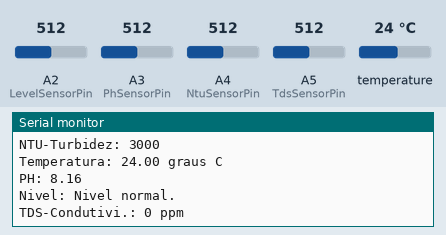
Recording of a sketch running on a simulated Arduino Uno, built with avr-gcc and run on an emulated ATmega328P. On the bench: the last lines printed to the serial monitor. Inputs (shaded band) come from the test bench; at power-on: temperature 24 °C, A2 (LevelSensorPin) = 512, A3 (PhSensorPin) = 512, A4 (NtuSensorPin) = 512, A5 (TdsSensorPin) = 512.

Above: at 18.0 s.
18.1 s: temperature set to 12 °C
At 22.5 s:
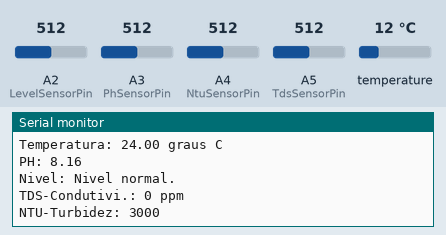
28.9 s: A2 (LevelSensorPin) set to 306
At 33.2 s:
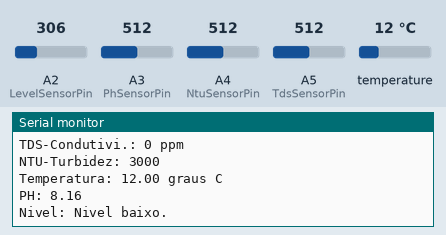
39.7 s: A2 (LevelSensorPin) set to 992
At 43.9 s:
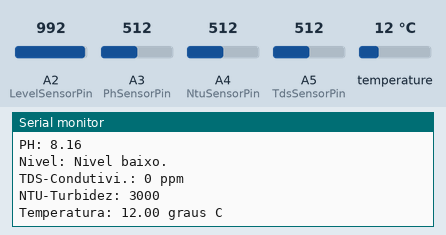
51.1 s: A3 (PhSensorPin) set to 716
At 54.4 s:
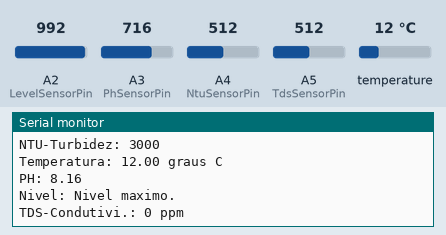
61.9 s: A4 (NtuSensorPin) set to 716
At 65.0 s:
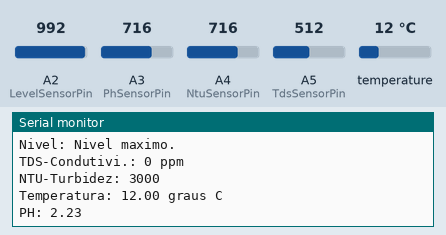
72.7 s: temperature set to 19 °C
At 75.5 s:
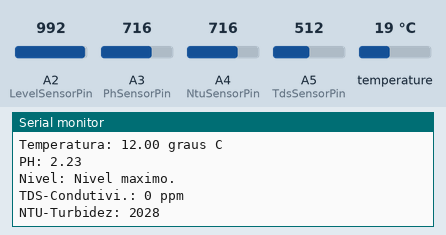
Timing chart, 0 to 77.0 s (numbered marks = the images above; inputs shaded):
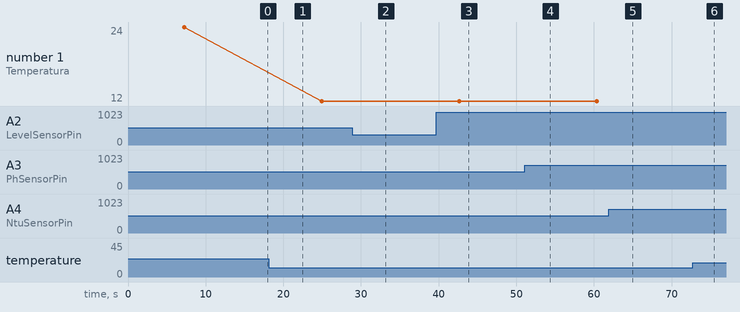

Measured:
- after the input at 28.9 s, the serial monitor: prints a new line after 3.0 s (image 2)
- plotted number 1: 24 → 12 after the input at 18.1 s, 12 → 19 after the input at 72.7 s

The sketch:

arduino-esp.ino
```cpp
#include <OneWire.h>
#include <DallasTemperature.h>

// TDS - Conductividade - Total dissolved solids(TDS), é uma medida da quantidade de substâncias inorgânicas e orgânicas na água e é normalmente medido em partes por milhão (ppm).
#define TdsSensorPin A5
#define VREF 5.0           // analog reference voltage(Volt) of the ADC
#define SCOUNT 30          // sum of sample point
int analogBuffer[SCOUNT];  // store the analog value in the array, read from ADC
int analogBufferTemp[SCOUNT];
int analogBufferIndex = 0, copyIndex = 0;
float averageVoltage = 0, tdsValue = 0, temperature = 25;

// NTU - A turbidez pode ser entendida como a medida do espalhamento
//  de luz produzido pela presença de partículas em suspensão ou coloidais,
//  sendo expressa como Unidade Nefelométrica de Turbidez
//  (NTU – Nephelometric Turbidity Unity).
#define NtuSensorPin A4
double NTU = 0.0;

// Temperatura
#define ONE_WIRE_BUS 10
OneWire oneWire(ONE_WIRE_BUS);
DallasTemperature sensors(&oneWire);
DeviceAddress insideThermometer = { 0x28, 0x32, 0x8E, 0x49, 0xF6, 0x60, 0x3C, 0x9C };

// PH
// Pino analógico onde o sensor de pH está conectado
#define PhSensorPin A3
// Variáveis para armazenar os valores de tensão e pH
float voltage;
float pH;
// Valores conhecidos de referência (tensão e pH)
const float voltageNeutral = 2.70;   // pH 7
const float voltageAcidic = 3.37;    // pH 3
const float voltageAlkaline = 1.85;  // pH 12

// Nível da água
#define LevelSensorPin A2       // Pino onde o sensor está conectado
int sensorValue = 0;      // Variável para armazenar o valor lido do sensor
float sensorVoltage = 0;  // Para armazenar a tensão calculada
float maxVoltage = 3.5;   // Tensão máxima de saída do sensor
float minVoltage = 0;     // Tensão mínima de saída do sensor

// Inicialização
void setup() {
  Serial.begin(115200);

  // TDS
  pinMode(TdsSensorPin, INPUT);

  // Temperatura
  sensors.begin();                               //inicializa sensores
  sensors.setResolution(insideThermometer, 10);  //configura para resolução de 10 bits
}

// Controla o envio dos dados para o ESP-01 de cada sensor.
void loop() {
  getTDS();
  delay(3500);
  getNTU();
  delay(3500);
  getTemperature();
  delay(3500);
  getPH();
  delay(3500);
  getLevel();
  delay(3500);
}

// TDS - Conductividade
void getTDS() {
  static unsigned long analogSampleTimepoint = millis();
  if (millis() - analogSampleTimepoint > 40U)  //every 40 milliseconds,read the analog value from the ADC
  {
    analogSampleTimepoint = millis();
    analogBuffer[analogBufferIndex] = analogRead(TdsSensorPin);  //read the analog value and store into the buffer
    analogBufferIndex++;
    if (analogBufferIndex == SCOUNT)
      analogBufferIndex = 0;
  }
  for (copyIndex = 0; copyIndex < SCOUNT; copyIndex++)
    analogBufferTemp[copyIndex] = analogBuffer[copyIndex];
  averageVoltage = getMedianNum(analogBufferTemp, SCOUNT) * (float)VREF / 1024.0;                                                                                                   // read the analog value more stable by the median filtering algorithm, and convert to voltage value
  float compensationCoefficient = 1.0 + 0.02 * (temperature - 25.0);                                                                                                                //temperature compensation formula: fFinalResult(25^C) = fFinalResult(current)/(1.0+0.02*(fTP-25.0));
  float compensationVolatge = averageVoltage / compensationCoefficient;                                                                                                             //temperature compensation
  tdsValue = (133.42 * compensationVolatge * compensationVolatge * compensationVolatge - 255.86 * compensationVolatge * compensationVolatge + 857.39 * compensationVolatge) * 0.5;  //convert voltage value to tds value
  // Serial.print("voltage:");
  // Serial.print(averageVoltage, 2);
  // Serial.print("V ");
  Serial.print("TDS-Condutivi.: ");
  Serial.print(tdsValue, 0);
  Serial.println(" ppm");
}

int getMedianNum(int bArray[], int iFilterLen) {
  int bTab[iFilterLen];
  for (byte i = 0; i < iFilterLen; i++)
    bTab[i] = bArray[i];
  int i, j, bTemp;
  for (j = 0; j < iFilterLen - 1; j++) {
    for (i = 0; i < iFilterLen - j - 1; i++) {
      if (bTab[i] > bTab[i + 1]) {
        bTemp = bTab[i];
        bTab[i] = bTab[i + 1];
        bTab[i + 1] = bTemp;
      }
    }
  }
  if ((iFilterLen & 1) > 0)
    bTemp = bTab[(iFilterLen - 1) / 2];
  else
    bTemp = (bTab[iFilterLen / 2] + bTab[iFilterLen / 2 - 1]) / 2;
  return bTemp;
}

// NTU - Turbidez
void getNTU() {
  int sensorValue = analogRead(NtuSensorPin);
  float voltage = sensorValue / 1024.0 * 5.0;

  NTU = calc_NTU(voltage);

  // Serial.print(voltage);
  // Serial.print(" | ");
  Serial.print("NTU-Turbidez: ");
  Serial.println(NTU, 0);
}

double calc_NTU(double volt) {
  double NTU_val;
  NTU_val = -(1120.4 * volt * volt) + (5742.3 * volt) - 4352.9;
  return NTU_val;
}

// Temperatura
void getTemperature() {
  sensors.requestTemperatures();
  printTemperature(insideThermometer);
}

void printTemperature(DeviceAddress deviceAddress) {
  float tempC = sensors.getTempC(deviceAddress);
  if (tempC == -127.00) {
    Serial.print("Erro de leitura");
  } else {
    Serial.print("Temperatura: ");
    Serial.print(tempC);
    Serial.print(" graus C");
    // Serial.print(" | ");
    // Serial.print(DallasTemperature::toFahrenheit(tempC));
    // Serial.print(" graus F");
  }

  Serial.print("\n\r");
}

// PH
void getPH() {
  int sensorValue = analogRead(PhSensorPin);

  // Converte o valor para tensão (considerando alimentação de 5V)
  voltage = sensorValue * (5.0 / 1023.0);

  // Calcula o pH com base na tensão
  pH = mapVoltageToPH(voltage);

  // Exibe os valores no monitor serial
  // Serial.print("Tensao (V): ");
  // Serial.print(voltage);
  // Serial.print(" | pH: ");
  Serial.print("PH: ");
  Serial.println(pH);

  // Aguarda um tempo antes de ler novamente
}

float mapVoltageToPH(float voltage) {
  // Fórmula para relação linear entre tensão e pH
  if (voltage > voltageNeutral) {
    // Para pH ácido
    return 7 - ((voltage - voltageNeutral) * (7 - 3) / (voltageAcidic - voltageNeutral));
  } else {
    // Para pH alcalino
    return 7 + ((voltageNeutral - voltage) * (12 - 7) / (voltageNeutral - voltageAlkaline));
  }
}

//Nível da água
void getLevel() {
  sensorValue = analogRead(LevelSensorPin);

  // Converter o valor lido para uma tensão
  sensorVoltage = (sensorValue * 5.0) / 1023;  // Mapeia a leitura (0-1023) para uma tensão de 0 a 5V

  // Exibir a tensão lida
  // Serial.print("Tensão do sensor: ");
  // Serial.print(sensorVoltage);
  // Serial.println(" V");

  // Exibir o nível de água baseado na tensão lida
  if (sensorVoltage == 0) {
    Serial.println("Nivel: Sem agua detectada.");
  } else if (sensorVoltage > 0 && sensorVoltage <= 2) {
    Serial.println("Nivel: Nivel baixo.");
  } else if (sensorVoltage > 2 && sensorVoltage <= maxVoltage) {
    Serial.println("Nivel: Nivel normal.");
  } else if (sensorVoltage > maxVoltage) {
    Serial.println("Nivel: Nivel maximo.");
  }
}
```
